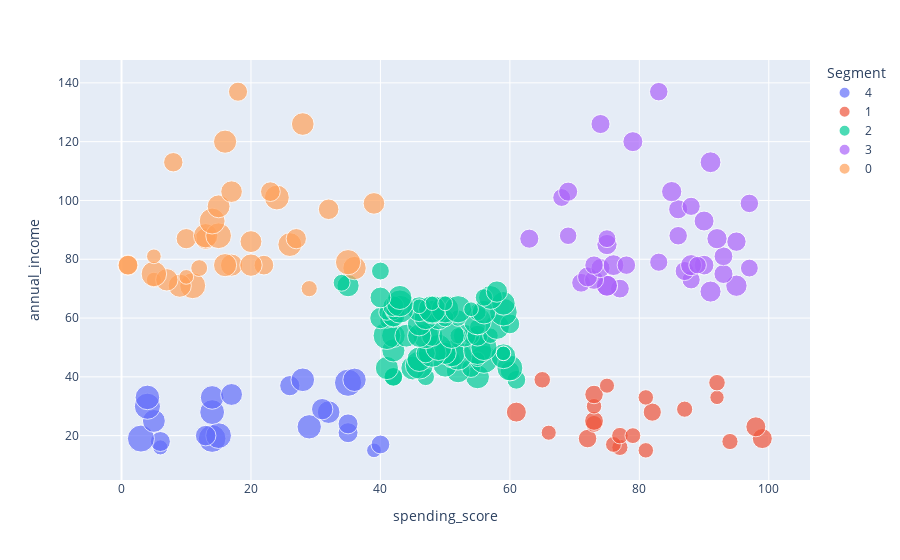

Source (notebook cell):
### Code cell
df_2['Segment'] = df_2['Segment'].astype(str)

figura = px.scatter(df_2,x='spending_score',y='annual_income',color='Segment',size='age')
figura.show()

### Figure 1 — Plotly figure (JSON) as saved in the notebook; plotly's stock layout.template omitted (floating-point values rounded to 4 significant figures)
{"data": [{"hovertemplate": "Segment=4<br>spending_score=%{x}<br>annual_income=%{y}<br>age=%{marker.size}<extra></extra>", "legendgroup": "4", "marker": {"color": "#636efa", "size": [19, 20, 31, 35, 64, 67, 58, 37, 35, 52, 35, 46, 54, 45, 40, 60, 53, 49, 42, 36, 65, 48, 49], "sizemode": "area", "sizeref": 0.175, "symbol": "circle"}, "mode": "markers", "name": "4", "orientation": "v", "showlegend": true, "type": "scatter", "x": [39, 6, 40, 6, 3, 14, 15, 13, 35, 29, 35, 5, 14, 32, 31, 4, 4, 14, 17, 26, 35, 36, 28], "xaxis": "x", "y": [15, 16, 17, 18, 19, 19, 20, 20, 21, 23, 24, 25, 28, 28, 29, 30, 33, 33, 34, 37, 38, 39, 39], "yaxis": "y"}, {"hovertemplate": "Segment=1<br>spending_score=%{x}<br>annual_income=%{y}<br>age=%{marker.size}<extra></extra>", "legendgroup": "1", "marker": {"color": "#EF553B", "size": [21, 23, 22, 23, 30, 35, 24, 22, 20, 35, 25, 31, 29, 35, 23, 21, 18, 21, 30, 20, 24, 24], "sizemode": "area", "sizeref": 0.175, "symbol": "circle"}, "mode": "markers", "name": "1", "orientation": "v", "showlegend": true, "type": "scatter", "x": [81, 77, 76, 94, 72, 99, 77, 79, 66, 98, 73, 73, 82, 61, 87, 73, 92, 81, 73, 75, 92, 65], "xaxis": "x", "y": [15, 16, 17, 18, 19, 19, 20, 20, 21, 23, 24, 25, 28, 28, 29, 30, 33, 33, 34, 37, 38, 39], "yaxis": "y"}, {"hovertemplate": "Segment=2<br>spending_score=%{x}<br>annual_income=%{y}<br>age=%{marker.size}<extra></extra>", "legendgroup": "2", "marker": {"color": "#00cc96", "size": [31, 50, 27, 29, 31, 49, 33, 31, 59, 50, 47, 51, 69, 27, 53, 70, 19, 67, 54, 63, 18, 43, 68, 19, 32, 70, 47, 60, 60, 59, 26, 45, 40, 23, 49, 57, 38, 67, 46, 21, 48, 55, 22, 34, 50, 68, 18, 48, 40, 32, 24, 47, 27, 48, 20, 23, 49, 67, 26, 49, 21, 66, 54, 68, 66, 65, 19, 38, 19, 18, 19, 63, 49, 51, 50, 27, 38, 40, 43, 25, 28], "sizemode": "area", "sizeref": 0.175, "symbol": "circle"}, "mode": "markers", "name": "2", "orientation": "v", "showlegend": true, "type": "scatter", "x": [61, 55, 47, 42, 42, 52, 60, 54, 60, 45, 41, 50, 46, 51, 46, 56, 55, 52, 59, 51, 59, 50, 48, 59, 47, 55, 42, 49, 56, 47, 54, 53, 48, 52, 42, 51, 55, 41, 44, 57, 46, 58, 55, 60, 46, 55, 41, 49, 40, 42, 52, 47, 50, 42, 49, 41, 48, 59, 55, 56, 42, 50, 46, 43, 48, 52, 54, 42, 46, 48, 50, 43, 59, 43, 57, 56, 40, 58, 35, 34, 40], "xaxis": "x", "y": [39, 40, 40, 40, 40, 42, 42, 43, 43, 43, 43, 44, 44, 46, 46, 46, 46, 47, 47, 48, 48, 48, 48, 48, 48, 49, 49, 50, 50, 54, 54, 54, 54, 54, 54, 54, 54, 54, 54, 54, 54, 57, 57, 58, 58, 59, 59, 60, 60, 60, 60, 60, 60, 61, 61, 62, 62, 62, 62, 62, 62, 63, 63, 63, 63, 63, 63, 64, 64, 65, 65, 65, 65, 67, 67, 67, 67, 69, 71, 72, 76], "yaxis": "y"}, {"hovertemplate": "Segment=3<br>spending_score=%{x}<br>annual_income=%{y}<br>age=%{marker.size}<extra></extra>", "legendgroup": "3", "marker": {"color": "#ab63fa", "size": [39, 31, 40, 38, 39, 31, 29, 32, 35, 32, 32, 28, 32, 34, 39, 38, 27, 30, 30, 29, 31, 36, 33, 32, 28, 36, 30, 27, 35, 32, 29, 30, 28, 36, 32, 38, 35, 32, 30], "sizemode": "area", "sizeref": 0.175, "symbol": "circle"}, "mode": "markers", "name": "3", "orientation": "v", "showlegend": true, "type": "scatter", "x": [91, 77, 95, 75, 75, 71, 88, 73, 72, 93, 87, 97, 74, 90, 88, 76, 89, 78, 73, 83, 93, 75, 95, 63, 75, 92, 86, 69, 90, 86, 88, 97, 68, 85, 69, 91, 79, 74, 83], "xaxis": "x", "y": [69, 70, 71, 71, 71, 72, 73, 73, 74, 75, 76, 77, 77, 78, 78, 78, 78, 78, 78, 79, 81, 85, 86, 87, 87, 87, 88, 88, 93, 97, 98, 99, 101, 103, 103, 113, 120, 126, 137], "yaxis": "y"}, {"hovertemplate": "Segment=0<br>spending_score=%{x}<br>annual_income=%{y}<br>age=%{marker.size}<extra></extra>", "legendgroup": "0", "marker": {"color": "#FFA15A", "size": [23, 59, 47, 20, 44, 19, 57, 25, 48, 34, 43, 44, 47, 37, 34, 56, 19, 50, 42, 36, 40, 36, 52, 58, 59, 37, 46, 41, 54, 41, 34, 33, 47, 45, 32], "sizemode": "area", "sizeref": 0.175, "symbol": "circle"}, "mode": "markers", "name": "0", "orientation": "v", "showlegend": true, "type": "scatter", "x": [29, 11, 9, 5, 7, 10, 5, 12, 36, 22, 17, 20, 16, 1, 1, 35, 5, 26, 20, 27, 13, 10, 13, 15, 14, 32, 15, 39, 24, 17, 23, 8, 16, 28, 18], "xaxis": "x", "y": [70, 71, 71, 73, 73, 74, 75, 77, 77, 78, 78, 78, 78, 78, 78, 79, 81, 85, 86, 87, 87, 87, 88, 88, 93, 97, 98, 99, 101, 103, 103, 113, 120, 126, 137], "yaxis": "y"}], "layout": {"legend": {"itemsizing": "constant", "title": {"text": "Segment"}, "tracegroupgap": 0}, "margin": {"t": 60}, "xaxis": {"anchor": "y", "domain": [0, 1], "title": {"text": "spending_score"}}, "yaxis": {"anchor": "x", "domain": [0, 1], "title": {"text": "annual_income"}}}}
